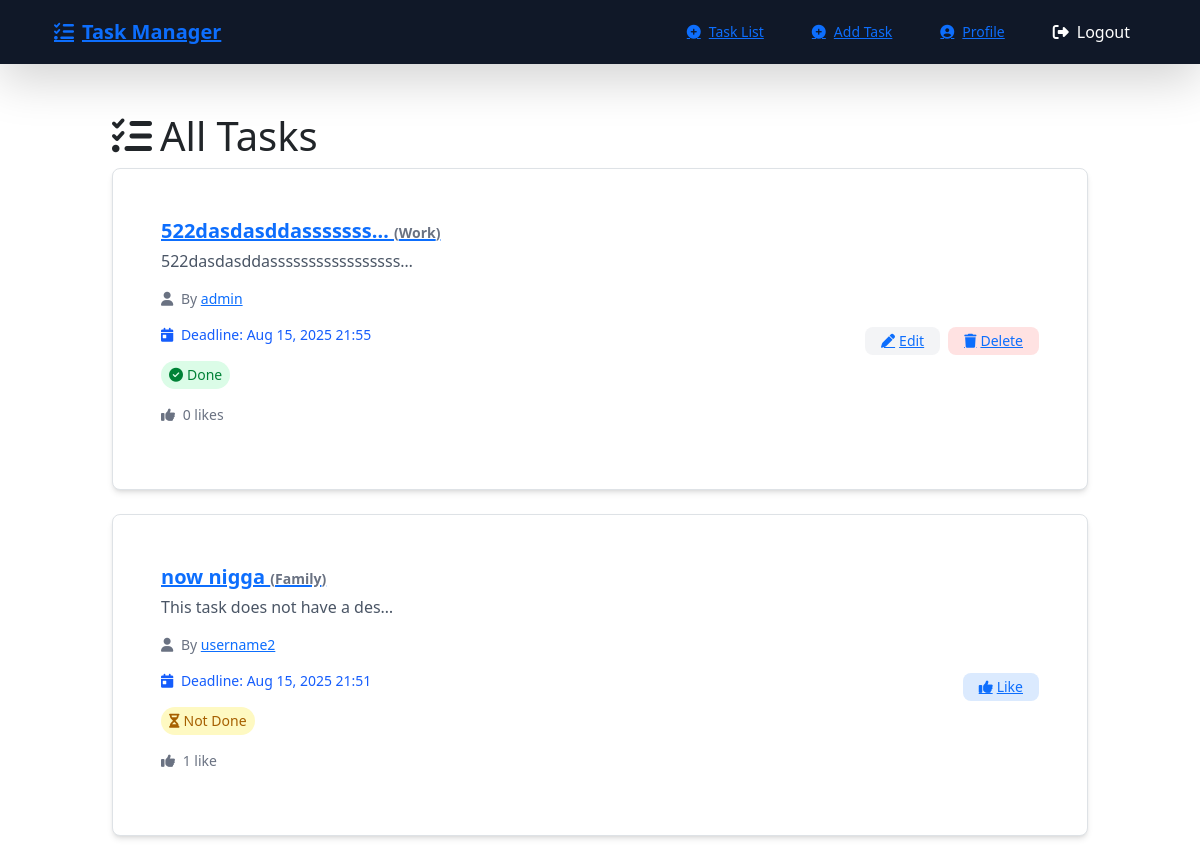
Page /task/list/ (signed in, upper part) on the earlier database version.
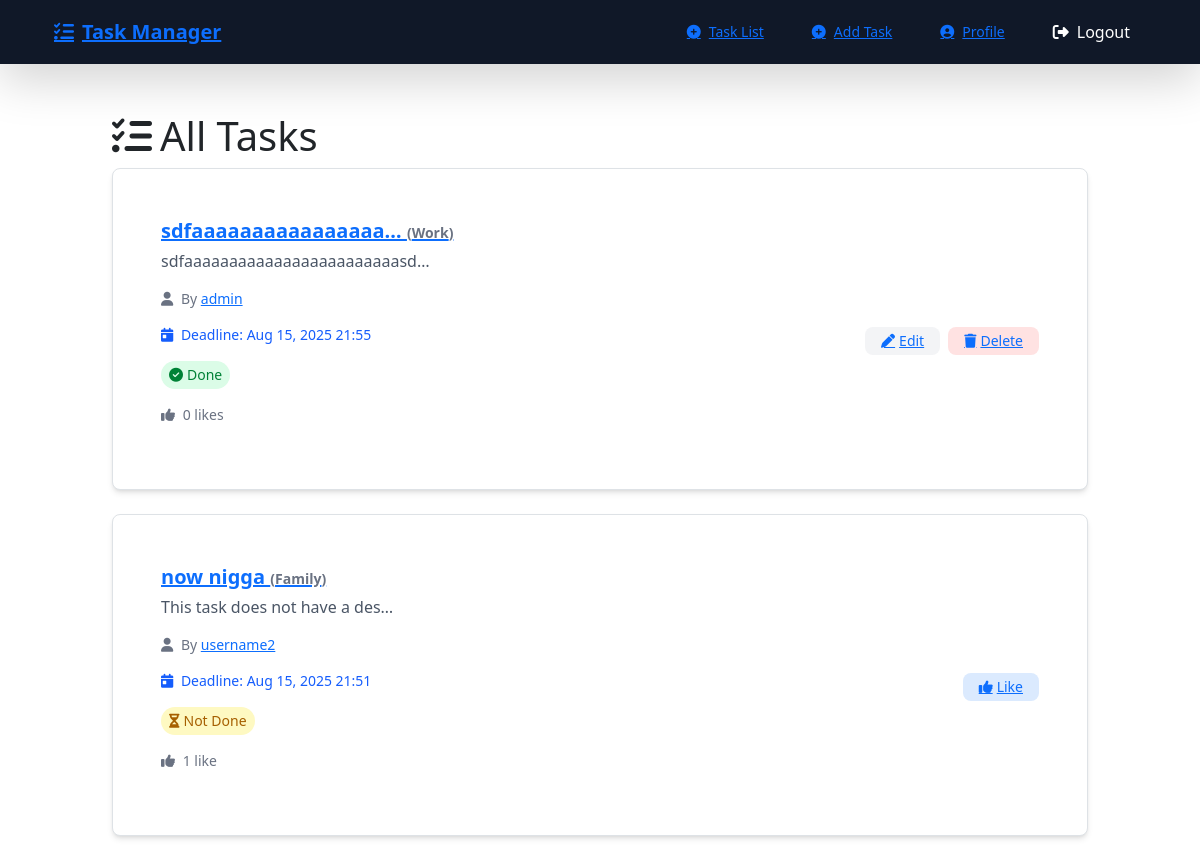
Same page on the later database version.
### task/models.py (models this page shows, shortened)
class TaskModel(models.Model):
    user = models.ForeignKey(User, on_delete=models.CASCADE)
    title = models.CharField(max_length=200)
    description = models.TextField(blank=True, default='This task does not have a description yet.', max_length=1000)
    category = models.CharField(max_length=20, choices=Category, default='Others')
    likes = models.ManyToManyField(User, related_name='likes', blank=True)
    dead_line = models.DateTimeField(null=True, blank=True)
    is_completed = models.BooleanField(default=False)
    created_at = models.DateTimeField(auto_now_add=True)
    updated_at = models.DateTimeField(auto_now=True)
    @property
    def likes_count(self):
        return self.likes.count()

### task/views.py (the view)
# urls.py: path('list/', TaskListView.as_view(), name='task_list'),
class TaskListView(LoginRequiredMixin, ListView):
    model = TaskModel
    template_name = 'task_list.html'
    context_object_name = 'tasks'
    def get_queryset(self):
        return TaskModel.objects.all().order_by('-created_at')

### task/templates/task_list.html (shortened to what this page needs)
{% extends "base.html" %}
{% block content %}
<div class="max-w-5xl mx-auto px-4 py-6" style="min-height: 60vh;">
    <h1 class="text-3xl font-bold mb-6 text-indigo-600 flex items-center">
        <i class="fa-solid fa-list-check mr-2"></i> All Tasks
    </h1>
    {% for task in tasks %}
    <div class="bg-white shadow-md rounded-lg p-5 mb-4 border border-gray-200 hover:shadow-lg transition">
        <div class="flex flex-col sm:flex-row sm:items-center sm:justify-between">
            <div>
                <a href="{% url 'task:task_detail' task.id %}" class="text-xl font-semibold text-gray-800">
                    {{ task.title|truncatechars:20 }}
                    <span class="text-sm text-gray-500">({{ task.category }})</span>
                </a>
                <p class="text-gray-600 mt-1">{{ task.description|truncatechars:30 }}</p>
                <p class="text-sm text-gray-500 mt-2">
                    <i class="fa-solid fa-user mr-1"></i>
                    By <a href="{% url 'accounts:profile' username=task.user.username %}"
                          class="text-indigo-600 hover:underline">{{ task.user.username }}</a>
                </p>
                {% if task.dead_line %}
                <p class="text-sm mt-1
                          {% if task.dead_line < now %}text-red-600{% else %}text-blue-600{% endif %}">
                    <i class="fa-solid fa-calendar-day mr-1"></i>
                    Deadline: {{ task.dead_line|date:"M d, Y H:i" }}
                </p>
                {% endif %}
                <p class="mt-2">
                    {% if task.is_completed %}
                        <span class="inline-flex items-center px-2 py-1 text-sm bg-green-100 text-green-700 rounded-full">
                            <i class="fa-solid fa-circle-check mr-1"></i> Done
                        </span>
                    {% else %}
                        <span class="inline-flex items-center px-2 py-1 text-sm bg-yellow-100 text-yellow-700 rounded-full">
                            <i class="fa-solid fa-hourglass-half mr-1"></i> Not Done
                        </span>
                    {% endif %}
                </p>
                <p class="mt-1 text-sm text-gray-500">
                    <i class="fa-solid fa-thumbs-up mr-1"></i> {{ task.likes_count }} like{{ task.likes_count|pluralize }}
                </p>
            </div>
            <div class="mt-4 sm:mt-0 flex gap-2">
                {% if user.is_authenticated and task.user != user %}
                    <a href="{% url 'task:task_liked' task.id %}"
                       class="px-3 py-1 bg-blue-100 text-blue-700 rounded-lg hover:bg-blue-200 text-sm flex items-center">
                        <i class="fa-solid fa-thumbs-up mr-1"></i> Like
                    </a>
                {% endif %}
                {% if task.user == user %}
                    <a href="{% url 'task:task_edit' task.id %}"
                       class="px-3 py-1 bg-gray-100 text-gray-700 rounded-lg hover:bg-gray-200 text-sm flex items-center">
                        <i class="fa-solid fa-pen mr-1"></i> Edit
                    </a>
                    <a href="{% url 'task:task_delete' task.id %}"
                       class="px-3 py-1 bg-red-100 text-red-700 rounded-lg hover:bg-red-200 text-sm flex items-center">
                        <i class="fa-solid fa-trash mr-1"></i> Delete
                    </a>
                {% endif %}
            </div>
        </div>
    </div>
    {% empty %}
    <p class="text-gray-500 text-center mt-8">
        <i class="fa-solid fa-circle-info mr-1"></i> No tasks yet.
    </p>
    {% endfor %}
</div>
{% endblock %}

Differences in the rows shown:
changed TaskModel "Work": title "522dasdasddasssssss…" → "sdfaaaaaaaaaaaaaaaa…"; description "522dasdasddasssssssssssssssss…" → "sdfaaaaaaaaaaaaaaaaaaaaaaaasd…"
